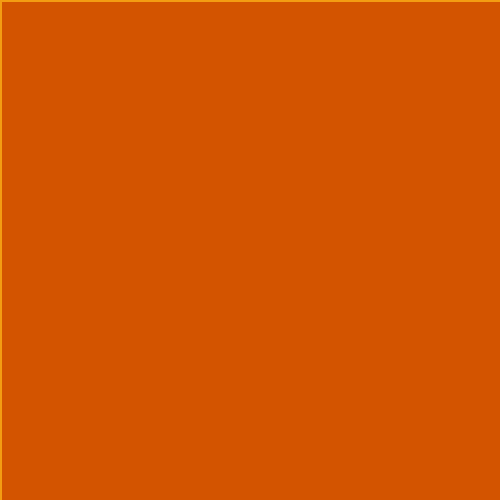
Frame 1 (no input)
Frame 60 (the mouse pressed at the canvas centre just before this capture): identical to frame 1, image omitted
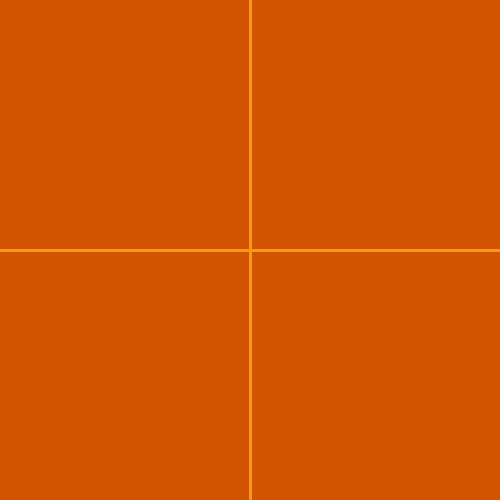
Frame 120 (the mouse held since frame 60 and released just before this capture)

The Processing sketch that drew these frames (run headless with seeded random() and noise(); from frame 60 on, the mouse is pressed at the canvas centre):

// Processing sketch: mouse_target
// ── mouse_target.pde
// a program that would draw a target of the mouse cursor
void setup() {
  size(500,500); // canvas size
}
void draw() {
  background(211, 84, 0); // background color
  
  // set stroke style
  stroke(243, 156, 18); // stroke color
  strokeWeight(3);
  
  line(0, mouseY, width, mouseY); // horizontal line
  line(mouseX, 0, mouseX, height); // vertical line
  
}
